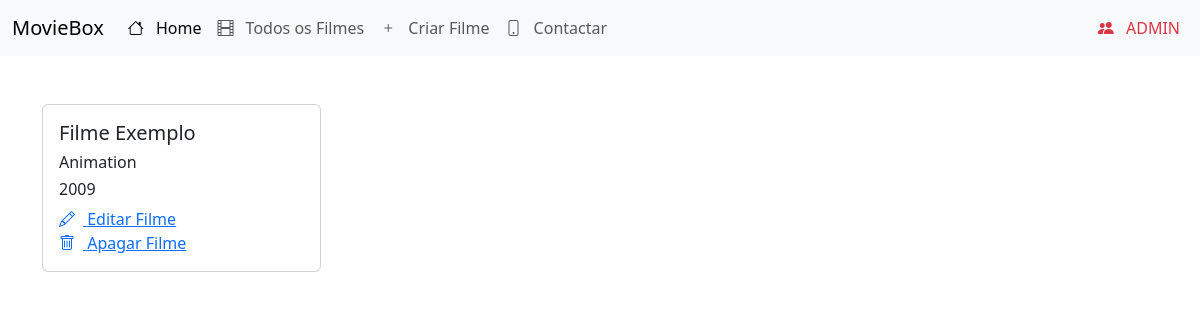
Page /movies-detail/15/ on the committed database.
### movies/models.py (models this page shows, shortened)
class Movie(models.Model):
    title = models.CharField(max_length=255, blank=False, null=False)
    year = models.IntegerField()
    genre = models.ForeignKey(Genre, on_delete=models.SET_NULL, null=True)
    class Meta:
        verbose_name = "Movie"
        verbose_name_plural = "Movies"

class Genre(models.Model):
    name = models.CharField(max_length=100)
    class Meta:
        verbose_name = "Genre"
        verbose_name_plural = "Genres"
    def __str__(self):
        return self.name

### movies/views.py (the view)
# urls.py: path("movies-detail/<int:pk>/", MovieDetailView.as_view(), name="movie-detail"),
class MovieDetailView(DetailView):
    model = Movie
    def get_context_data(self, **kwargs):
        context = super().get_context_data(**kwargs)
        context["detail"] = True
        return context

### movies/templates/movies/movie_detail.html (shortened to what this page needs)
{% extends 'base.html' %}
{% block content %}
    {% include 'movie_card.html' %}
{% endblock content %}

### movies/templates/movie_card.html (shortened to what this page needs)
<div class="card col-3">
    <div class="card-body">
        <h1 class="fs-5">{{ movie.title }}</h1>
        <h2 class="fs-6">{{ movie.genre }}</h2>
        <h2 class="fs-6">{{ movie.year }}</h2>
        <a href="{% url 'movie-update' pk=movie.pk %}">
            <i class="bi bi-pencil me-2"></i>
            Editar Filme
        </a>
        <br/>
        <a href="{% url 'movie-delete' pk=movie.pk %}">
            <i class="bi bi-trash me-2"></i>
            Apagar Filme
        </a>
    </div>
</div>

### rows in the picture
Movie: title "Filme Exemplo", genre "Animation", year "2009"
